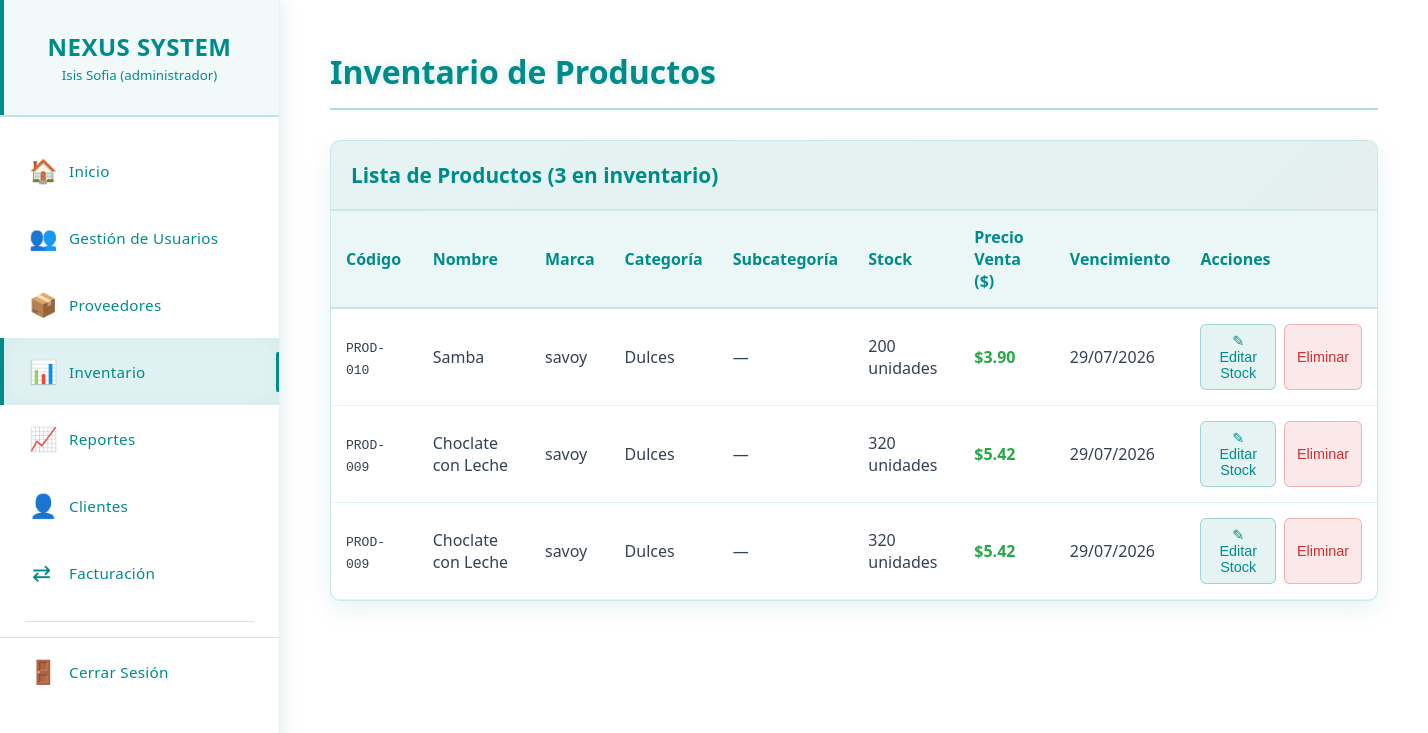
The page /productos.php (signed in) on the database as committed earlier.
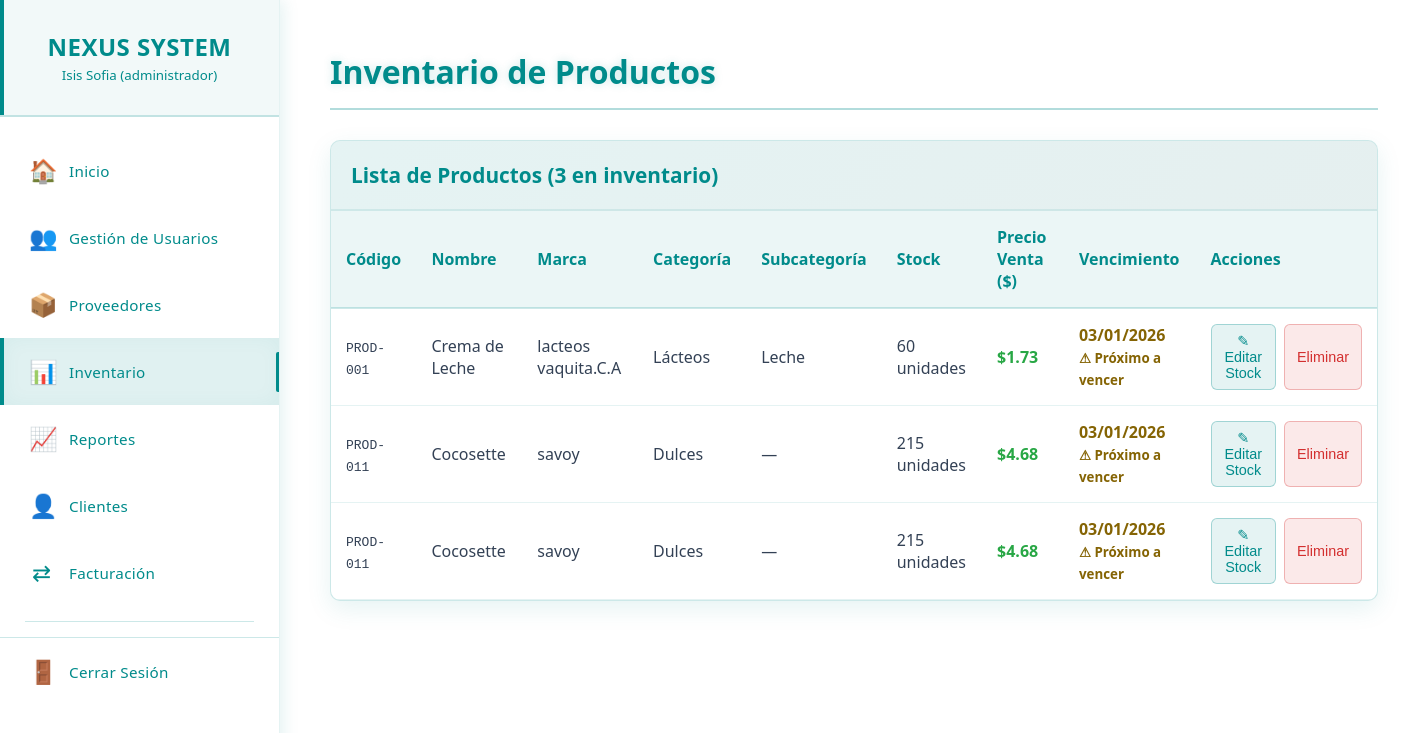
The same page on the database as committed later.
### tables this page shows
CREATE TABLE `productos` (
  `id` int(11) NOT NULL,
  `codigo` varchar(50) NOT NULL,
  `nombre` varchar(255) NOT NULL,
  `categoria_id` int(11) NOT NULL,
  `subcategoria_id` int(11) DEFAULT NULL,
  `proveedor_id` int(11) NOT NULL,
  `id_producto_proveedor` int(11) DEFAULT NULL,
  `fecha_vencimiento` date DEFAULT NULL,
  `unidad_medida` varchar(20) DEFAULT 'unidad',
  `es_perecedero` tinyint(1) DEFAULT 0,
  `cantidad` int(11) NOT NULL DEFAULT 0,
  `precio_costo` decimal(10,2) NOT NULL,
  `precio_venta` decimal(10,2) DEFAULT NULL,
  `created_at` timestamp NOT NULL DEFAULT current_timestamp(),
  `updated_at` timestamp NOT NULL DEFAULT current_timestamp() ON UPDATE current_timestamp(),
  `estado` enum('active','inactive') DEFAULT 'active'
);

CREATE TABLE `proveedores` (
  `id_proveedor` int(11) NOT NULL,
  `nombres` varchar(255) NOT NULL,
  `nombre_comercial` varchar(255) NOT NULL,
  `rif` varchar(20) NOT NULL,
  `telefono` varchar(20) DEFAULT NULL,
  `email` varchar(100) DEFAULT NULL,
  `direccion` text DEFAULT NULL,
  `estado` enum('activo','inactivo') DEFAULT 'activo',
  `registro` timestamp NOT NULL DEFAULT current_timestamp(),
  `actualizacion` timestamp NOT NULL DEFAULT current_timestamp() ON UPDATE current_timestamp()
);

CREATE TABLE `categoria_prod` (
  `id` int(11) NOT NULL,
  `nombre_categoria` varchar(50) NOT NULL,
  `estado` enum('active','inactive') DEFAULT 'active',
  `created_at` timestamp NOT NULL DEFAULT current_timestamp()
);

CREATE TABLE `subcategorias` (
  `id` int(11) NOT NULL,
  `categoria_id` int(11) NOT NULL,
  `nombre_subcategoria` varchar(50) NOT NULL,
  `estado` enum('active','inactive') DEFAULT 'active',
  `created_at` timestamp NOT NULL DEFAULT current_timestamp()
);

### productos.php (the view, shortened to what the changed rows need)
<?php
require_once 'conexion.php';
try {
    $query = "SELECT
                p.id,
                p.codigo,
                p.nombre,
                pr.nombre_comercial as marca,
                cp.nombre_categoria,
                s.nombre_subcategoria,
                p.cantidad,
                p.precio_costo,
                p.precio_venta,
                p.fecha_vencimiento
              FROM productos p
              LEFT JOIN proveedores pr ON p.proveedor_id = pr.id_proveedor
              LEFT JOIN categoria_prod cp ON p.categoria_id = cp.id
              LEFT JOIN subcategorias s ON p.subcategoria_id = s.id
              ORDER BY p.cantidad ASC, p.nombre ASC";
    $stmt = $pdo->query($query);
    if ($stmt) {
        $productos = $stmt->fetchAll(PDO::FETCH_ASSOC);
    } else {
        $productos = [];
        error_log("Error en la consulta SQL: no se pudo ejecutar la consulta");
    }
} catch (PDOException $e) {
    error_log("Error de base de datos: " . $e->getMessage());
    $productos = [];
    $_SESSION['error'] = "Error al cargar los productos: " . $e->getMessage();
}
?>
<!DOCTYPE html>
<html lang="es">
<head>
    <link rel="stylesheet" href="css/productos.css">
</head>
<body>
    <?php require_once 'menu.php'; ?>
    <main class="main-content">
        <div class="content-wrapper">
            <div class="page-header">
                <h1 class="page-title">Inventario de Productos</h1>
            </div>
            <div class="users-table">
                <div class="table-container">
                    <table>
                        <thead>
                            <tr>
                                <th>Código</th>
                                <th>Nombre</th>
                                <th>Marca</th>
                                <th>Categoría</th>
                                <th>Subcategoría</th>
                                <th>Stock</th>
                                <th>Precio Venta ($)</th>
                                <th>Vencimiento</th>
                                <th>Acciones</th>
                            </tr>
                        </thead>
                        <tbody>
                            <?php if (empty($productos)): ?>
                                <tr>
                                    <td colspan="9" class="no-users">No se encontraron productos en inventario</td>
                                </tr>
                            <?php else: ?>
                                <?php foreach ($productos as $producto): ?>
                                <tr>
                                    <td><code><?= htmlspecialchars($producto['codigo']) ?></code></td>
                                    <td><?= htmlspecialchars($producto['nombre']) ?></td>
                                    <td><?= htmlspecialchars($producto['marca']) ?></td>
                                    <td><?= htmlspecialchars($producto['nombre_categoria']) ?></td>
                                    <td><?= htmlspecialchars($producto['nombre_subcategoria'] ?? '—') ?></td>
                                    <td>
                                        <span class="<?= $producto['cantidad'] < 20 ? 'cantidad-baja' : '' ?>">
                                            <?= $producto['cantidad'] ?> unidades
                                        </span>
                                    </td>
                                    <td style="font-weight: bold; color: #28a745;">
                                        $<?= number_format($producto['precio_venta'], 2) ?>
                                    </td>
                                    <td>
                                        <?php if ($producto['fecha_vencimiento']): ?>
                                            <?php
                                            $hoy = date('Y-m-d');
                                            $fecha_vencimiento = $producto['fecha_vencimiento'];
                                            $dias_restantes = floor((strtotime($fecha_vencimiento) - strtotime($hoy)) / (60 * 60 * 24));
                                            if ($dias_restantes < 0) {
                                                $clase = 'vencimiento-caducado';
                                                $mensaje_vencimiento = '❌ Caducado';
                                            } elseif ($dias_restantes <= 30) {
                                                $clase = 'vencimiento-proximo';
                                                $mensaje_vencimiento = '⚠ Próximo a vencer';
                                            } else {
                                                $clase = '';
                                                $mensaje_vencimiento = '';
                                            }
                                            ?>
                                            <span class="<?= $clase ?>">
                                                <?= date('d/m/Y', strtotime($producto['fecha_vencimiento'])) ?>
                                                <?php if ($mensaje_vencimiento): ?>
                                                    <br><small style="color: inherit;"><?= $mensaje_vencimiento ?></small>
                                                <?php endif; ?>
                                            </span>
                                        <?php else: ?>
                                            N/A
                                        <?php endif; ?>
                                    </td>
                                    <td>
                                        <div class="acciones-container">
                                            <button class="btn-action btn-editar" onclick="abrirModalStock(<?= $producto['id'] ?>, '<?= addslashes($producto['nombre']) ?>', <?= $producto['cantidad'] ?>)">
                                                ✎ Editar Stock
                                            </button>
                                            <button class="btn-action btn-eliminar" onclick="confirmarEliminar(<?= $producto['id'] ?>)">
                                                Eliminar
                                            </button>
                                        </div>
                                    </td>
                                </tr>
                                <?php endforeach; ?>
                            <?php endif; ?>
                        </tbody>
                    </table>
                </div>
            </div>
        </div>
    </main>
</body>
</html>

Rows that differ between the two databases and show on the page:
removed productos: codigo "PROD-010", nombre "Samba", proveedor.nombre_comercial "savoy", categoria_prod.nombre_categoria "Dulces", nombre_subcategoria "—", cantidad "200", precio_venta "3.90", fecha_vencimiento "29/07/2026"
no longer on this page (row edited): productos: codigo "PROD-009", nombre "Choclate con Leche", proveedor.nombre_comercial "savoy", categoria_prod.nombre_categoria "Dulces", nombre_subcategoria "—", cantidad "320", precio_venta "5.42", fecha_vencimiento "29/07/2026"
added productos: codigo "PROD-001", nombre "Crema de Leche", proveedor.nombre_comercial "lacteos vaquita.C.A", categoria_prod.nombre_categoria "Lácteos", subcategoria.nombre_subcategoria "Leche", cantidad "60", precio_venta "1.73", fecha_vencimiento "03/01/2026", fecha_vencimiento "⚠ Próximo a vencer"
now on this page (row edited): productos: codigo "PROD-011", nombre "Cocosette", proveedor.nombre_comercial "savoy", categoria_prod.nombre_categoria "Dulces", nombre_subcategoria "—", cantidad "215", precio_venta "4.68", fecha_vencimiento "03/01/2026", fecha_vencimiento "⚠ Próximo a vencer"
